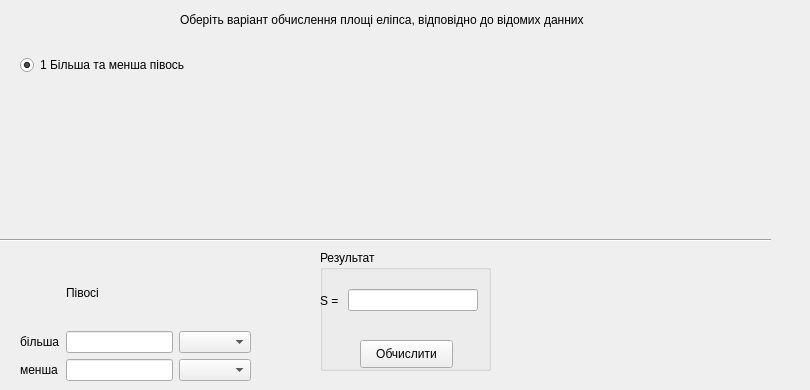
    <widget class="QWidget" name="tab_2">
     <attribute name="title">
      <string>Еліпс</string>
     </attribute>
     <widget class="QWidget" name="verticalLayoutWidget_8">
      <property name="geometry">
       <rect>
        <x>20</x>
        <y>30</y>
        <width>401</width>
        <height>71</height>
       </rect>
      </property>
      <layout class="QVBoxLayout" name="verticalLayout_8">
       <item>
        <widget class="QRadioButton" name="radioButton_19">
         <property name="text">
          <string>1 Більша та менша півось</string>
         </property>
         <property name="checked">
          <bool>true</bool>
         </property>
        </widget>
       </item>
      </layout>
     </widget>
     <widget class="QLabel" name="label_71">
      <property name="geometry">
       <rect>
        <x>180</x>
        <y>10</y>
        <width>501</width>
        <height>20</height>
       </rect>
      </property>
      <property name="font">
       <font>
        <pointsize>9</pointsize>
        <weight>50</weight>
        <bold>false</bold>
       </font>
      </property>
      <property name="text">
       <string>Оберіть варіант обчислення площі еліпса, відповідно до відомих данних</string>
      </property>
     </widget>
     <widget class="Line" name="line_8">
      <property name="geometry">
       <rect>
        <x>-30</x>
        <y>230</y>
        <width>801</width>
        <height>21</height>
       </rect>
      </property>
      <property name="orientation">
       <enum>Qt::Horizontal</enum>
      </property>
     </widget>
     <widget class="QStackedWidget" name="stackedWidget_4">
      <property name="geometry">
       <rect>
        <x>20</x>
        <y>260</y>
        <width>251</width>
        <height>121</height>
       </rect>
      </property>
      <widget class="QWidget" name="page">
       <widget class="QWidget" name="formLayoutWidget_15">
        <property name="geometry">
         <rect>
          <x>0</x>
          <y>0</y>
          <width>231</width>
          <height>121</height>
         </rect>
        </property>
        <layout class="QGridLayout" name="gridLayout_15">
         <item row="0" column="1">
          <widget class="QLabel" name="label_89">
           <property name="text">
            <string>Півосі</string>
           </property>
          </widget>
         </item>
         <item row="1" column="0">
          <widget class="QLabel" name="label_90">
           <property name="text">
            <string>більша</string>
           </property>
          </widget>
         </item>
         <item row="2" column="1">
          <widget class="QLineEdit" name="lineEdit_56"/>
         </item>
         <item row="2" column="2">
          <widget class="QComboBox" name="comboBox_31"/>
         </item>
         <item row="1" column="1">
          <widget class="QLineEdit" name="lineEdit_57"/>
         </item>
         <item row="2" column="0">
          <widget class="QLabel" name="label_91">
           <property name="text">
            <string>менша</string>
           </property>
          </widget>
         </item>
         <item row="1" column="2">
          <widget class="QComboBox" name="comboBox_32"/>
         </item>
        </layout>
       </widget>
      </widget>
      <widget class="QWidget" name="page_2"/>
     </widget>
     <widget class="QGroupBox" name="groupBox_9">
      <property name="geometry">
       <rect>
        <x>320</x>
        <y>250</y>
        <width>171</width>
        <height>121</height>
       </rect>
      </property>
      <property name="title">
       <string>Результат</string>
      </property>
      <widget class="QWidget" name="horizontalLayoutWidget_11">
       <property name="geometry">
        <rect>
         <x>0</x>
         <y>20</y>
         <width>158</width>
         <height>61</height>
        </rect>
       </property>
       <layout class="QHBoxLayout" name="horizontalLayout_11">
        <item>
         <widget class="QLabel" name="label_48">
          <property name="text">
           <string>S = </string>
          </property>
         </widget>
        </item>
        <item>
         <widget class="QLineEdit" name="lineEdit_39"/>
        </item>
       </layout>
      </widget>
      <widget class="QPushButton" name="pushButton_11">
       <property name="geometry">
        <rect>
         <x>40</x>
         <y>90</y>
         <width>93</width>
         <height>28</height>
        </rect>
       </property>
       <property name="text">
        <string>Обчислити</string>
       </property>
      </widget>
     </widget>
     <widget class="QLabel" name="label_27">
      <property name="geometry">
       <rect>
        <x>450</x>
        <y>40</y>
        <width>281</width>
        <height>181</height>
       </rect>
      </property>
      <property name="text">
       <string/>
      </property>
     </widget>
     <widget class="QLabel" name="label_28">
      <property name="geometry">
       <rect>
        <x>520</x>
        <y>260</y>
        <width>191</width>
        <height>121</height>
       </rect>
      </property>
      <property name="text">
       <string/>
      </property>
     </widget>
    </widget>
